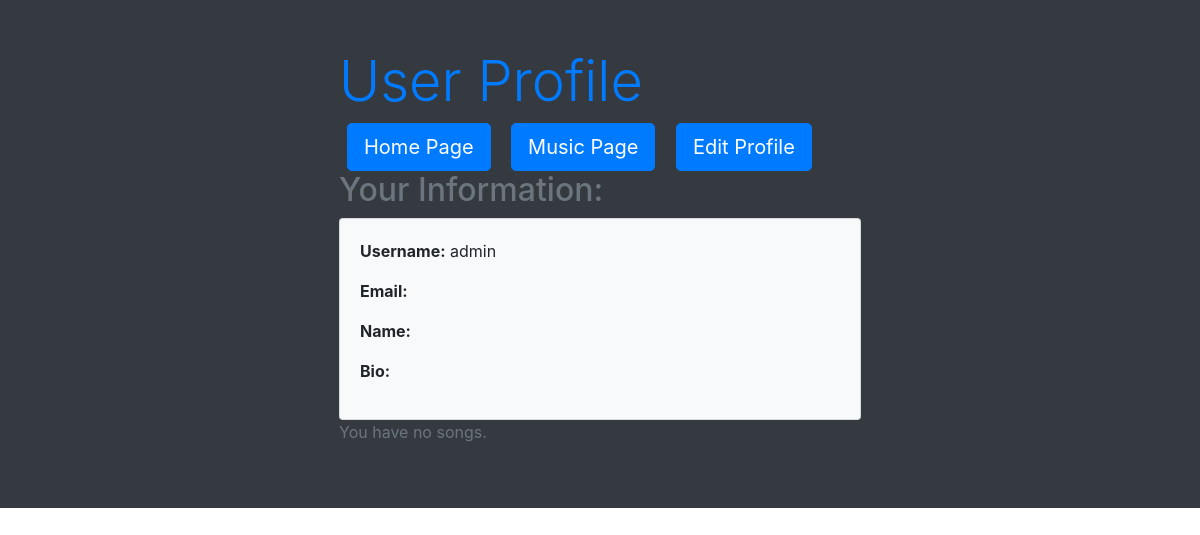
Before: /profile/ (signed in) with the older database file.
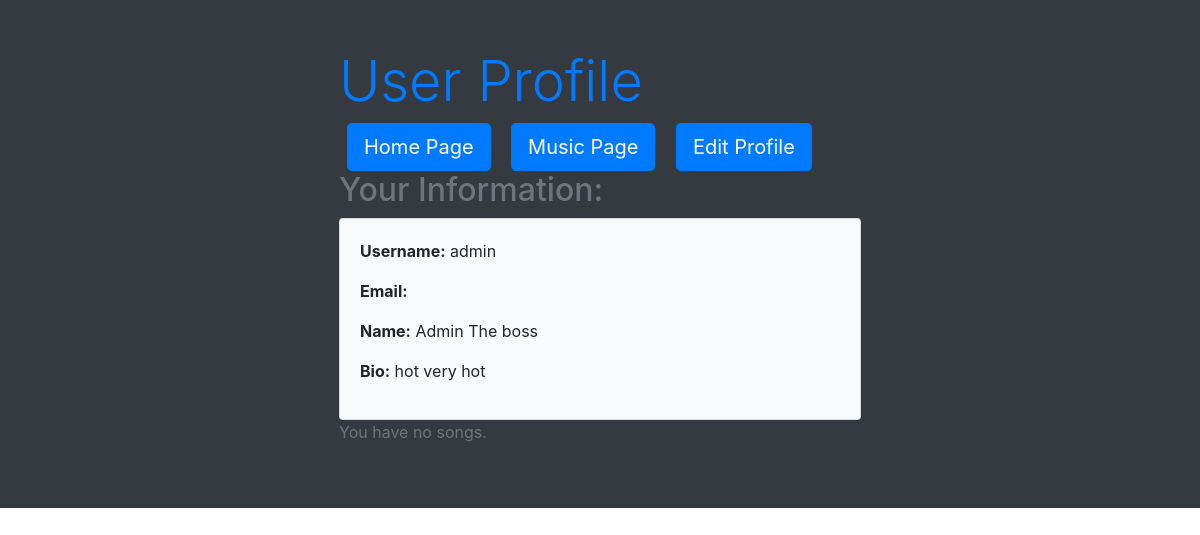
After: the same page with the newer database file.
### music_streaming_app/models.py (models this page shows, shortened)
class User(AbstractUser):
    name = models.CharField(max_length=100, unique=True)
    bio = models.TextField()
    is_artist = models.BooleanField(default=False)
    email = models.EmailField(blank=True)

### music_streaming_app/views.py (the view)
# urls.py: path("profile/", views.profile, name="profile"), # DONE
def profile(request):
    user = request.user
    return render(request, "user_profile.html", {"user": user})

### music_streaming_app/templates/user_profile.html
{% extends "base.html" %}
{% block content %}
    <div class="container">
        <div class="row justify-content-center">
            <div class="col-md-6">
                <h1 class="display-4 text-primary">User Profile</h1>
                <a href="{% url "home-page" %}" class="btn btn-primary btn-lg mx-2">Home Page</a>
                <a href="{% url "music_page" %}" class="btn btn-primary btn-lg mx-2">Music Page</a>
                <a href="{% url "edit_profile_redirect" %}" class="btn btn-primary btn-lg mx-2">Edit Profile</a>
                <h2 class="text-secondary">Your Information:</h2>
                <div class="card bg-light">
                    <div class="card-body">
                        <p><strong>Username:</strong> {{ user.username }}</p>
                        <p><strong>Email:</strong> {{ user.email }}</p>
                        <p><strong>Name:</strong> {{ user.name }}</p>
                        <p><strong>Bio:</strong> {{ user.bio }}</p>
                    </div>
                </div>
                {% if user.is_artist %}
                    <h2 class="text-secondary">Songs:</h2>
                    <ul class="list-group">
                        {% for song in user.tracks.all %}
                            <li class="list-group-item">
                                {{ song.title }} ({{ song.genre }})
                                <a href="{% url "music_edit" song.id %}" class="btn btn-secondary btn-sm">Edit</a>
                                <a href="{% url "music_delete" song.id %}" class="btn btn-danger btn-sm">Delete</a>
                            </li>
                        {% endfor %}
                    </ul>
                {% else %}
                    <p class="text-secondary">You have no songs.</p>
                {% endif %}
            </div>
        </div>
    </div>
{% endblock %}

Changed rows visible on the page:
changed User "admin": name (not shown) → "Admin The boss"; bio (not shown) → "hot very hot"
